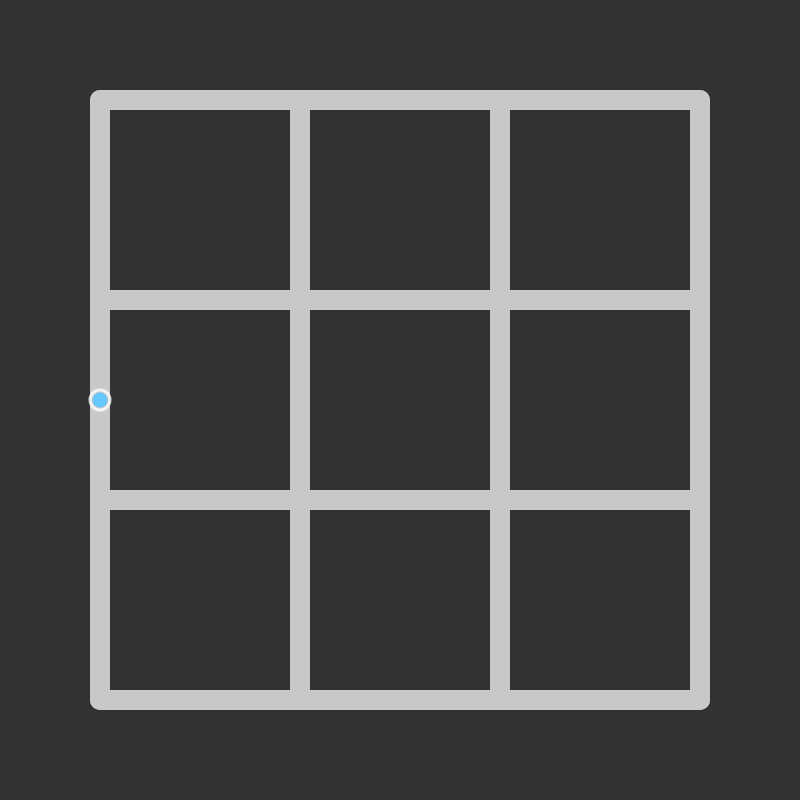
Frame 1 (no input)
Frame 60 (no input): identical to frame 1, image omitted
Frame 120 (the mouse pressed at the canvas centre since frame 60): identical to frame 1, image omitted

The p5.js sketch that drew this single still picture (run headless with seeded random() and noise() and a simulated clock; from frame 60 on, the mouse is pressed at the canvas centre):

// p5.js sketch
// ── sketch.js

//input line coordinates for tracks
trackCoords = 
	[

		//vertical bars
		[100,100,100,700],
		[300,100,300,700],
		[500,100,500,700],
		[700,100,700,700],

		//horizontal bars
		[100,100,700,100],
		[100,300,700,300],
		[100,500,700,500],
		[100,700,700,700],

	]

//list of all tracks
tracks = []
//list of all marbles
marbles = []
//list of all tracks that are near the mouse
activeTracks = []


function setup() {
  createCanvas(800,800)

  //populate tracks array...
  for(i=0;i<trackCoords.length;i++){
	  tracks.push(new MakeTrack(trackCoords[i][0],trackCoords[i][1],trackCoords[i][2],trackCoords[i][3]))
	}

	//only one marble for now...
  marbles.push(new MakeMarble(100,400,0,0))

}


var indicator = 50


function draw() {
	background(indicator)


	//make tracks
	for(i=0;i<tracks.length;i++){
		tracks[i].update()
		tracks[i].display()
	}

	//repopulate active tracks array
	activeTracks.splice(0,activeTracks.length)
	for(i=0;i<tracks.length;i++){
		if(tracks[i].near){
			activeTracks.push(tracks[i])
		}
	}

	//make marble(s)
	for(i=0;i<marbles.length;i++){
		marbles[i].update()
		marbles[i].display()
	}

}


//given given endpoints of line (s,t) and a (p)arameter in [0,1], returns coordinate of point on line (use for x,y separately)
function parametricLine(p,s,t){
    return map(p,0,1,s,t)
}


//iterative function that finds the parameter of the point on a line nearest the mouse
var lowerParam
var upperParam
var lowerDist
var upperDist
var refineAmount

function nearestPoint(iter,a,b,c,d){

    lowerParam = 0
    upperParam = 1

    refineAmount = .5

    for(s=0;s<iter;s++){
    
      lowerDist = dist(parametricLine(lowerParam,a,c),parametricLine(lowerParam,b,d),mouseX,mouseY)
      upperDist = dist(parametricLine(upperParam,a,c),parametricLine(upperParam,b,d),mouseX,mouseY)

      if(upperDist<lowerDist){
        lowerParam += refineAmount
      }else{
        upperParam -= refineAmount
      }

      refineAmount *= .5

    }

    lowerDist = dist(parametricLine(lowerParam,a,c),parametricLine(lowerParam,b,d),mouseX,mouseY)
    upperDist = dist(parametricLine(upperParam,a,c),parametricLine(upperParam,b,d),mouseX,mouseY)

    if(upperDist<lowerDist){
      return upperParam
    }else{
      return lowerParam
    }
  }







function touchStarted(){
	for(i=0;i<marbles.length;i++){
		marbles[i].clickMe()
	}

}

function touchMoved(){
	return false
}

function touchEnded(){
	for(i=0;i<marbles.length;i++){
		marbles[i].dragging = false
	}

}
// ── Marbles.js
function MakeMarble(xPos,yPos,setType,trackNumber){


  this.x = xPos
  this.y = yPos

  //index of track that this marble riding in
  this.myTrack = trackNumber

  this.dragging = false

  //boolean for if this marble should consider switching tracks
  this.canSwitchTracks = false


  //turn on dragging
  this.clickMe = function(){
    if(dist(this.x,this.y,mouseX,mouseY)<10){
      this.dragging = true
    }
  }


  this.update = function(){
    if(this.dragging){


      //Reposition marble on track,
      this.x = parametricLine(nearestPoint(10,trackCoords[this.myTrack][0],trackCoords[this.myTrack][1],trackCoords[this.myTrack][2],trackCoords[this.myTrack][3]),trackCoords[this.myTrack][0],trackCoords[this.myTrack][2])
      this.y = parametricLine(nearestPoint(10,trackCoords[this.myTrack][0],trackCoords[this.myTrack][1],trackCoords[this.myTrack][2],trackCoords[this.myTrack][3]),trackCoords[this.myTrack][1],trackCoords[this.myTrack][3])


      //switch to another track if appropriate
      if(activeTracks.length>1){
        this.canSwitchTracks = true
      }

      if(activeTracks.length==1&&this.canSwitchTracks){
        this.myTrack = tracks.indexOf(activeTracks[0])
        this.canSwitchTracks = false
      }

    }

  }

  this.display = function() {

    noStroke()
    fill(100,200,255)
    ellipse(this.x,this.y,15,15)
    noFill()
    stroke(255,200)
    strokeWeight(3)
    ellipse(this.x,this.y,20,20)



  }




}
// ── Tracks.js
function MakeTrack(startX,startY,endX,endY) {

  //boolean for if mouse is "near" a point on this track
  this.near = false


  this.update = function(){

    //Find parameter of nearest point on this track to the mouse
    this.param = nearestPoint(10,startX,startY,endX,endY)
    //Is the mouse "over" this track?
    if(dist(parametricLine(this.param,startX,endX),parametricLine(this.param,startY,endY),mouseX,mouseY)<10){
      this.near = true
    }else{
      this.near = false
    }
  }

  this.display = function() {
    noFill()
    stroke(200)
    strokeWeight(20)
    line(startX,startY,endX,endY)

  }




}
